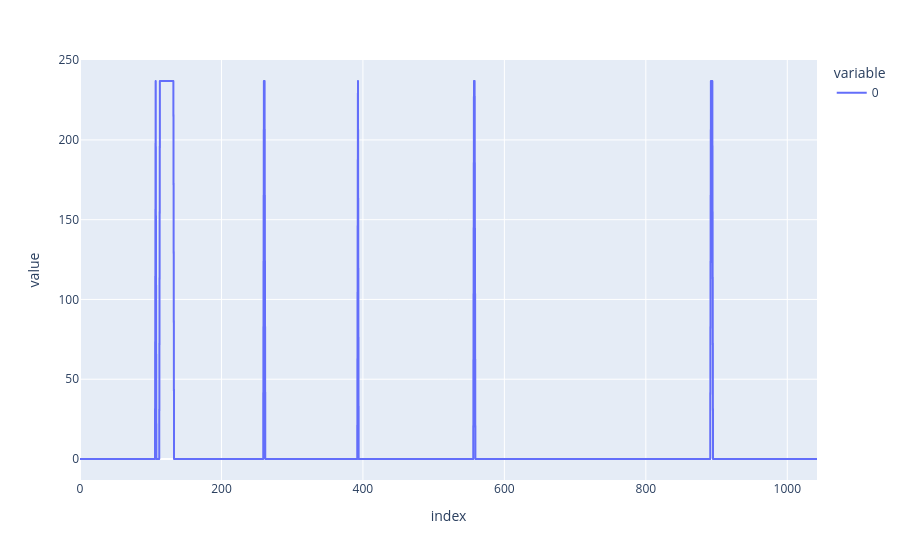

The cell this chart's notebook holds for it:
### Code cell
px.line(P_mech_base[df["flight"] == 79])

### Figure 1 — Plotly figure (JSON) as saved in the notebook; plotly's stock layout.template omitted (floating-point values rounded to 4 significant figures; data arrays with more than 128 entries replaced by an {"elided": "..."} marker saying what was removed)
{"data": [{"hovertemplate": "variable=0<br>index=%{x}<br>value=%{y}<extra></extra>", "legendgroup": "0", "line": {"color": "#636efa", "dash": "solid"}, "marker": {"symbol": "circle"}, "mode": "lines", "name": "0", "showlegend": true, "type": "scattergl", "x": {"elided": "1043 int values"}, "xaxis": "x", "y": {"elided": "1043 float values"}, "yaxis": "y"}], "layout": {"legend": {"title": {"text": "variable"}, "tracegroupgap": 0}, "margin": {"t": 60}, "xaxis": {"anchor": "y", "domain": [0, 1], "title": {"text": "index"}}, "yaxis": {"anchor": "x", "domain": [0, 1], "title": {"text": "value"}}}}
